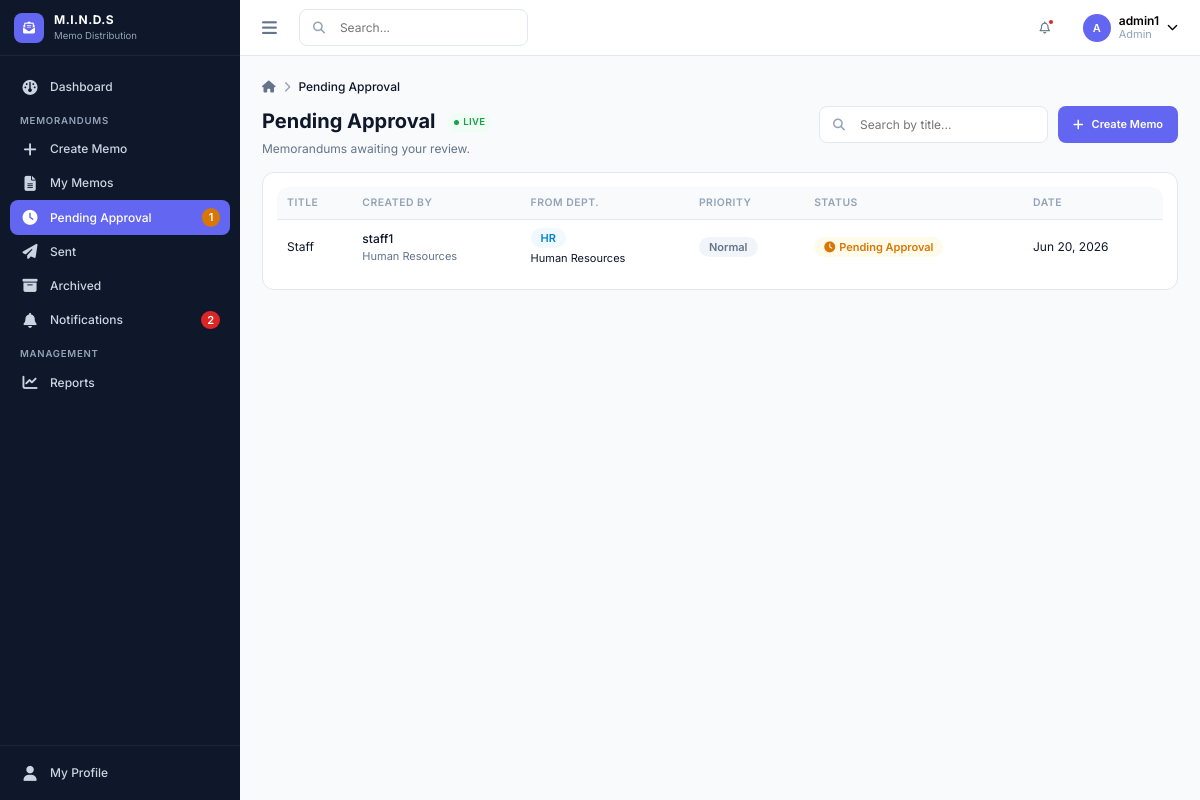
The page /memos/pending/ (signed in) on the database its author committed.
### accounts/models.py (models this page shows, shortened)
class User(AbstractUser):
    class Role(models.TextChoices):
        SUPERADMIN = "superadmin", "Superadmin"
        ADMIN      = "admin",      "Admin"
        STAFF      = "staff",      "Staff"
    role = models.CharField(max_length=20, choices=Role.choices, default=Role.STAFF)
    department = models.ForeignKey(
        "departments.Department",
        on_delete=models.SET_NULL,
        null=True, blank=True,
        related_name="members",
    )
    @property
    def is_superadmin(self):
        return self.role == self.Role.SUPERADMIN
    @property
    def is_admin(self):
        return self.role == self.Role.ADMIN
    def can_send_directly(self):
        return self.role in (self.Role.SUPERADMIN, self.Role.ADMIN)
    def can_manage_departments(self):
        return self.role == self.Role.SUPERADMIN

### memos/models.py (models this page shows, shortened)
class Memorandum(models.Model):
    class Status(models.TextChoices):
        DRAFT    = "draft",    "Draft"
        PENDING  = "pending",  "Pending Approval"
        REJECTED = "rejected", "Rejected"
        APPROVED = "approved", "Approved"
        SENT     = "sent",     "Sent"
        ARCHIVED = "archived", "Archived"
    class Priority(models.TextChoices):
        NORMAL    = "normal",    "Normal"
        IMPORTANT = "important", "Important"
        URGENT    = "urgent",    "Urgent"
    title      = models.CharField(max_length=255)
    body       = models.TextField()
    status     = models.CharField(max_length=20, choices=Status.choices, default=Status.DRAFT)
    priority   = models.CharField(max_length=20, choices=Priority.choices, default=Priority.NORMAL)
    attachment = models.FileField(upload_to=memo_attachment_path, null=True, blank=True)
    created_by = models.ForeignKey(
        settings.AUTH_USER_MODEL, on_delete=models.CASCADE, related_name="created_memos",
    )
    departments = models.ManyToManyField(
        "departments.Department", blank=True, related_name="memorandums",
    )
    created_at   = models.DateTimeField(auto_now_add=True)
    updated_at   = models.DateTimeField(auto_now=True)
    submitted_at = models.DateTimeField(null=True, blank=True)
    sent_at      = models.DateTimeField(null=True, blank=True)
    archived_at  = models.DateTimeField(null=True, blank=True)
    approved_by        = models.ForeignKey(
        settings.AUTH_USER_MODEL, on_delete=models.SET_NULL,
        null=True, blank=True, related_name="approved_memos",
    )
    approved_at        = models.DateTimeField(null=True, blank=True)
    rejected_by        = models.ForeignKey(
        settings.AUTH_USER_MODEL, on_delete=models.SET_NULL,
        null=True, blank=True, related_name="rejected_memos",
    )
    rejected_at        = models.DateTimeField(null=True, blank=True)
    rejection_comments = models.TextField(blank=True)
    objects = MemoManager()
    class Meta:
        ordering = ["-created_at"]
        indexes  = [models.Index(fields=["status", "created_at"])]
    MAX_ATTACHMENT_SIZE = 100 * 1024 * 1024

### departments/models.py (models this page shows, shortened)
class Department(models.Model):
    name = models.CharField(max_length=150, unique=True)
    code = models.CharField(max_length=20, unique=True)
    description = models.TextField(blank=True)
    created_at = models.DateTimeField(auto_now_add=True)
    class Meta:
        ordering = ["name"]

### memos/views.py (the view)
# urls.py: path("pending/",          views.PendingApprovalListView.as_view(), name="pending"),
class PendingApprovalListView(AdminOrSuperadminRequiredMixin, BaseMemoListView):
    def base_queryset(self): # now scoped by department
        return (
            Memorandum.objects
            .visible_to(self.request.user)
            .pending_approval()
            .select_related("created_by", "created_by__department")
            .prefetch_related("departments")
        )
    def list_context(self):
        return {
            "page_title": "Pending Approval",
            "page_subtitle": "Memorandums awaiting your review.",
            "list_type": "pending",
            "breadcrumbs": [{"label": "Pending Approval"}],
            "empty_icon": "clock",
            "empty_title": "Nothing to review",
            "empty_message": "All caught up — no memorandums are pending approval.",
        }

### core/context_processors.py (called while the page is built, shortened)
def global_counts(request):
    if not request.user.is_authenticated:
        return {}
    user = request.user
    data = {
        "unread_notif_count": Notification.objects.for_user(user).unread().count(),
        "recent_notifications": (
            Notification.objects.for_user(user).select_related("memo")[:6]
        ),
    }
    if user.can_send_directly():
        data["pending_count"] = Memorandum.objects.visible_to(user).pending_approval().count()
        data["draft_count"] = (
            Memorandum.objects.filter(created_by=user, status="draft").count()
        )
    return data

### core/permissions.py (called while the page is built)
    def test_func(self):
        user = self.request.user
        return user.is_authenticated and user.role in self.allowed_roles

### memos/models.py (called while the page is built)
    def visible_to(self, user):
        from django.db.models import Q
        if user.is_superadmin:
            return self
        if user.is_admin:
                return self.filter(
                    Q(created_by=user) |                        # own memos
                    Q(departments__members=user) |              # memos targeting admin's dept
                    Q(created_by__department=user.department)  # memos made by dept members
                ).distinct()
        return self.filter(
            Q(created_by=user) | Q(recipients__recipient=user)
        ).distinct()

    def pending_approval(self):
        return self.filter(status=Memorandum.Status.PENDING)

### memos/views.py (called while the page is built)
    def get_queryset(self):
        qs = self.base_queryset()
        q = self.request.GET.get("q")
        if q:
            qs = qs.filter(title__icontains=q)
        priority = self.request.GET.get("priority")
        if priority:
            qs = qs.filter(priority=priority)
        return qs.select_related("created_by")

    def get_context_data(self, **kwargs):
        ctx = super().get_context_data(**kwargs)
        ctx.update(self.list_context())
        return ctx

### notifications/models.py (called while the page is built)
    def unread(self):
        return self.filter(is_read=False)

    def for_user(self, user):
        from memos.models import Memorandum
        return self.filter(
        user=user,
        memo__in=Memorandum.objects.visible_to(user)
    )

### memos/templates/memos/memo_list.html (shortened to what this page needs)
{% extends "base.html" %}
{% block breadcrumb %}{% include "partials/breadcrumb.html" %}{% endblock %}
{% block content %}
<div class="page-header">
    <div>
        <h1>{{ page_title }}
            <span class="live-badge" style="margin-left:var(--space-2);vertical-align:middle;">
                <span class="live-badge-dot"></span> LIVE
            </span>
        </h1>
        <p>{{ page_subtitle }}</p>
    </div>
    <div class="page-header-actions">
        {% include "partials/search_bar.html" with placeholder="Search by title..." %}
        <a href="{% url 'memos:create' %}" class="btn btn-primary">
            <i class="fa-solid fa-plus"></i> Create Memo
        </a>
    </div>
</div>
<div class="card" data-auto-refresh="5000">
    {% if memos %}
    <div class="table-wrapper" style="border:none;">
        <table class="data-table">
            <thead>
                <tr>
                    <th>Title</th>
                    <th>{% if list_type == "assigned" %}From{% else %}Created By{% endif %}</th>
                    {% if list_type == "pending" %}<th>From Dept.</th>{% else %}<th>Departments</th>{% endif %}
                    <th>Priority</th>
                    <th>Status</th>
                    <th>Date</th>
                </tr>
            </thead>
            <tbody>
                {% for memo in memos %}
                <tr class="{% if memo.is_unread_for_user %}row-unread{% endif %}">
                    <td data-label="Title">
                        <a href="{% url 'memos:detail' memo.id %}" class="cell-title">
                            <span class="truncate" style="max-width:220px;">{{ memo.title }}</span>
                        </a>
                    </td>
                    <td data-label="Creator">
                        <div>
                            <div class="font-medium">{{ memo.created_by.get_full_name|default:memo.created_by.username }}</div>
                            {% if memo.created_by.department %}
                            <div class="text-xs text-muted">{{ memo.created_by.department.name }}</div>
                            {% endif %}
                        </div>
                    </td>
                    <td data-label="Departments">
                        {% if list_type == "pending" %}
                            {% if memo.created_by.department %}
                                <span class="badge badge-draft">{{ memo.created_by.department.code }}</span>
                                <span class="text-xs" style="display:block;margin-top:2px;">{{ memo.created_by.department.name }}</span>
                            {% else %}
                                <span class="text-muted text-xs">No dept.</span>
                            {% endif %}
                        {% endif %}
                    </td>
                    <td data-label="Priority">
                        <span class="badge badge-priority-{{ memo.priority }}">{{ memo.get_priority_display }}</span>
                    </td>
                    <td data-label="Status">
                        {% include "partials/approval_status_badge.html" with memo=memo %}
                    </td>
                    <td data-label="Date">
                        {% if list_type == "sent" or list_type == "assigned" %}{{ memo.sent_at|date:"M d, Y"|default:"—" }}
                        {% elif list_type == "pending" %}{{ memo.submitted_at|date:"M d, Y"|default:"—" }}
                        {% else %}{{ memo.updated_at|date:"M d, Y" }}{% endif %}
                    </td>
                </tr>
                {% endfor %}
            </tbody>
        </table>
    </div>
    {% else %}
        {% include "partials/empty_state.html" with icon=empty_icon title=empty_title message=empty_message action_url=memo_create_url action_label="Create Memo" %}
    {% endif %}
</div>
{% endblock %}

### core/templates/partials/topbar.html (shortened to what this page needs)
<header class="topbar">
    <div class="topbar-left">
        <button class="sidebar-toggle" id="sidebarToggle" aria-label="Toggle sidebar">
            <i class="fa-solid fa-bars"></i>
        </button>
        {% include "partials/search_bar.html" %}
    </div>
    <div class="topbar-right">
        <div class="user-menu">
            <button class="topbar-icon-btn" id="notifBellToggle" aria-label="Notifications">
                <i class="fa-regular fa-bell"></i>
                {% if unread_notif_count %}<span class="badge-dot"></span>{% endif %}
            </button>
        </div>
        <div class="user-menu">
            <button class="user-menu-trigger" id="userMenuToggle">
                <div class="user-avatar">{{ user.first_name|first|default:user.username|first|upper }}</div>
                <div class="user-menu-info hide-mobile">
                    <div class="name">{{ user.get_full_name|default:user.username }}</div>
                    <div class="role">{{ user.get_role_display }}</div>
                </div>
                <i class="fa-solid fa-chevron-down text-xs hide-mobile"></i>
            </button>
        </div>
    </div>
</header>

### core/templates/partials/approval_status_badge.html
{% with status=memo.status %}
<span class="badge badge-{{ status }}">
    {% if status == "draft" %}<i class="fa-solid fa-file-pen"></i> Draft
    {% elif status == "pending" %}<i class="fa-solid fa-clock"></i> Pending Approval
    {% elif status == "rejected" %}<i class="fa-solid fa-circle-xmark"></i> Rejected
    {% elif status == "approved" %}<i class="fa-solid fa-circle-check"></i> Approved
    {% elif status == "sent" %}<i class="fa-solid fa-paper-plane"></i> Sent
    {% elif status == "archived" %}<i class="fa-solid fa-box-archive"></i> Archived
    {% endif %}
</span>
{% endwith %}

### core/static/css/base.css (style rules this page uses)
:root { --color-primary: #6366f1; --color-primary-hover: #4f46e5; --color-primary-light: #eef2ff; --color-sidebar-bg: #0f172a; --color-sidebar-text: #cbd5e1; --color-sidebar-text-active: #ffffff; --color-sidebar-hover: #1e293b; --color-sidebar-active-bg: #6366f1; --color-bg: #f8fafc; --color-card: #ffffff; --color-border: #e2e8f0; --color-text-primary: #0f172a; --color-text-secondary: #64748b; --color-text-muted: #94a3b8; --color-success: #16a34a; --color-success-bg: #f0fdf4; --color-warning: #d97706; --color-warning-bg: #fffbeb; --color-danger: #dc2626; --color-danger-bg: #fef2f2; --color-info: #0284c7; --color-info-bg: #f0f9ff; --color-priority-normal: #64748b; --color-priority-important: #d97706; --color-priority-urgent: #dc2626; --color-unread-bg: #eef2ff; --color-unread-dot: #6366f1; --font-family: 'Inter', -apple-system, BlinkMacSystemFont, sans-serif; --font-size-xs: 0.75rem; --font-size-sm: 0.8125rem; --font-size-base: 0.875rem; --font-size-md: 1rem; --font-size-lg: 1.125rem; --font-size-xl: 1.375rem; --font-size-2xl: 1.75rem; --font-weight-normal: 400; --font-weight-medium: 500; --font-weight-semibold: 600; --font-weight-bold: 700; --space-1: 4px; --space-2: 8px; --space-3: 12px; --space-4: 16px; --space-5: 20px; --space-6: 24px; --space-8: 32px; --space-10: 40px; --space-12: 48px; --radius-sm: 6px; --radius-md: 8px; --radius-lg: 12px; --radius-full: 9999px; --shadow-sm: 0 1px 2px 0 rgba(15,23,42,.05); --shadow-md: 0 4px 6px -1px rgba(15,23,42,.07),0 2px 4px -2px rgba(15,23,42,.05); --shadow-lg: 0 10px 15px -3px rgba(15,23,42,.08),0 4px 6px -4px rgba(15,23,42,.05); --sidebar-width: 260px; --sidebar-width-collapsed: 76px; --topbar-height: 64px; --transition-speed: 0.18s; }
*,*::before,*::after { box-sizing:border-box;margin:0;padding:0 }
html { font-size:16px }
body { font-family:var(--font-family);font-size:var(--font-size-base);color:var(--color-text-primary);background-color:var(--color-bg);line-height:1.5;-webkit-font-smoothing:antialiased }
a { color:inherit;text-decoration:none }
button { font-family:inherit;cursor:pointer }
.text-xs { font-size:var(--font-size-xs) }
.font-medium { font-weight:var(--font-weight-medium) }
.text-muted { color:var(--color-text-secondary) }

### core/static/css/utilities.css (style rules this page uses)
.truncate { white-space:nowrap;overflow:hidden;text-overflow:ellipsis }

### rows shown on the page
User: first_name|first "A", get_full_name "admin1", role "Admin"
Memorandum: title "Staff", created_by.get_full_name "staff1", created_by.department.name "Human Resources", created_by.department.code "HR", priority "Normal", status "pending" (drawn), submitted_at "Jun 20, 2026"

### other values the page prints
{{ pending_count }} "1"
{{ unread_notif_count }} "2"
{{ item.label }} "Pending Approval"
{{ page_title }} "Pending Approval"
{{ page_subtitle }} "Memorandums awaiting your review."
